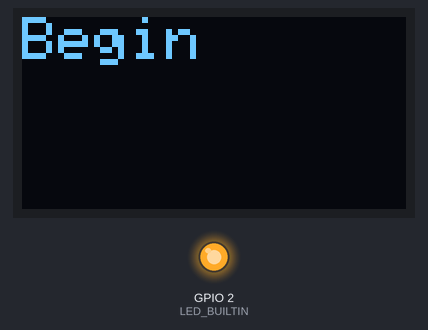
This program was run on a simulated ESP8266 (NodeMCU). Shown: 128×64 one-colour display, output pins drawn as LEDs (lit = HIGH, except the on-board LED, lit = LOW). Dashed ring = blinking. WiFi joins after 1.5 s; servers stay silent unless stated; the local clock reads 2024-03-15 10:24:30 at power-on unless the program sets it; what the program prints to the serial monitor is not drawn.

Above: at 0.1 s.
At 0.6 s:
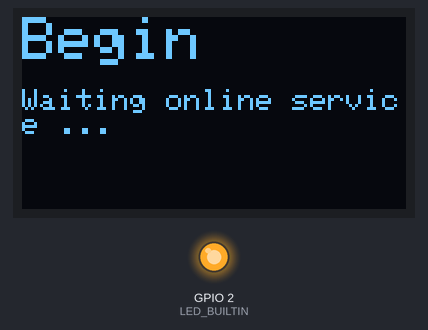
At 2.2 s:
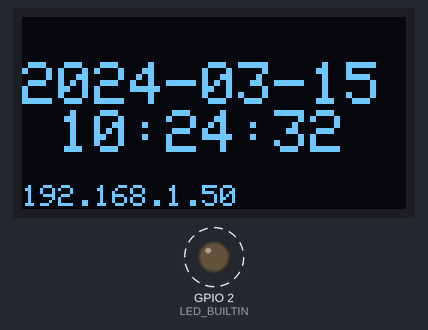
At 37.2 s:
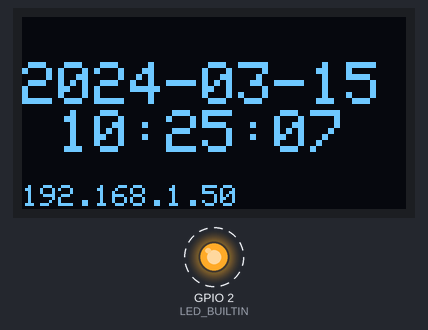
Timing chart, 0 to 40.0 s (numbered marks = the images above):
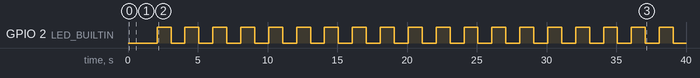

Measured:
- by itself, GPIO 2 (LED_BUILTIN): alternates HIGH for 1.0 s and LOW for 1.0 s
- what the display in image 1 shows lasts 1.5 s, from 0.6 s to 2.1 s
- what the display in image 2 shows lasts 1.0 s, from 2.1 s to 3.1 s

The program:

main.cpp
```cpp
#include <ESP8266WiFi.h>
#include <DNSServer.h>
#include <ESP8266WebServer.h>
#include <WiFiManager.h>
#include <Adafruit_GFX.h>
#include <Adafruit_SSD1306.h>

/*!
    @brief  通过wifiManager配置wifi连接
*/
bool initConnectWifi()
{
  // 建立WiFiManager对象
  WiFiManager wifiManager;
  // wifiManager.resetSettings();
  // 自动连接WiFi。以下语句的参数是连接ESP8266时的WiFi名称
  wifiManager.autoConnect("小猪佩奇");
  // WiFi连接成功后将通过串口监视器输出连接成功信息
  Serial.println("");
  Serial.print("ESP8266 Connected to ");
  Serial.println(WiFi.SSID()); // WiFi名称
  Serial.print("IP address:\t");
  Serial.println(WiFi.localIP()); // 打印出IP
  if (WiFi.status() != WL_CONNECTED)
  {
    return false;
  }
  return true;
}

/*!
  @brief 同步服务器时间
*/
void syncNetWorkTime()
{
  const char *ntpServer = "pool.ntp.org";
  long gmtOffset_sec = 8 * 3600;
  int daylightOffset_sec = 0;
  configTime(gmtOffset_sec, daylightOffset_sec, ntpServer);
}

/*!
  @brief 串口打印本地时间
*/
void printLocalTime()
{
  char datetime[128];
  struct tm timeinfo;
  if (!getLocalTime(&timeinfo))
  {
    Serial.println("Failed to obtain time");
  }
  strftime(datetime, 128, "%Y-%m-%d %H:%M:%S", &timeinfo);
  Serial.printf("%s\n", datetime); // 格式化输出
}

/*!
    @brief 初始化Oled
*/
void initOled(Adafruit_SSD1306 *display)
{
  if (!display->begin(SSD1306_SWITCHCAPVCC, 0x3C))
  {
    Serial.println(F("SSD1306 allocation failed"));
  }
  display->clearDisplay();
  display->setTextColor(WHITE);
}

/*!
    @brief oled显示,字体大小（1~8), 坐标x，坐标y，显示内容
*/
void oledShow(Adafruit_SSD1306 *display, int TextSize, int x, int y, String content)
{
  display->setTextSize(TextSize); // 设置字体大小（1~8）
  display->setCursor(x, y);       // 设置坐标
  display->print(content);        // 显示内容
}

/*!
    @brief oled显示,字体大小（1~8), 坐标x，坐标y，显示内容
*/
void oledShowDateAndTime(Adafruit_SSD1306 *display, int TextSize, int x, int y)
{
  display->setTextSize(TextSize); // 设置字体大小（1~8）
  display->setCursor(x, y);       // 设置坐标
  char datetime[128];
  struct tm timeinfo;
  if (!getLocalTime(&timeinfo))
  {
    Serial.println("Failed to obtain time");
  }
  strftime(datetime, 128, "%Y-%m-%d %H:%M:%S", &timeinfo);
  display->print(datetime); // 显示内容
}

/***************全局变量**********************************/
Adafruit_SSD1306 OLED(128, 64, &Wire, -1);
int ledState = LOW;
unsigned long previousMillis = 0;
const long interval = 1000;
/***************主程序**********************************/
void setup()
{
  Serial.begin(115200);
  initOled(&OLED);
  oledShow(&OLED, 2, 0, 0, "Begin");
  OLED.display();

  delay(500);
  oledShow(&OLED, 1, 0, 24, "Waiting online service ...");
  OLED.display();
  initConnectWifi();

  syncNetWorkTime();
  printLocalTime();

  pinMode(LED_BUILTIN, OUTPUT);
}

void loop()
{
  unsigned long currentMillis = millis();
  if (currentMillis - previousMillis >= interval)
  {
    previousMillis = currentMillis;
    ledState = ~ledState;
    digitalWrite(LED_BUILTIN, ledState);

    OLED.clearDisplay();
    printLocalTime();
    oledShowDateAndTime(&OLED, 2, 0, 15);
    oledShow(&OLED, 1, 0, 56, WiFi.localIP().toString());
    OLED.display();
  }
}
```
